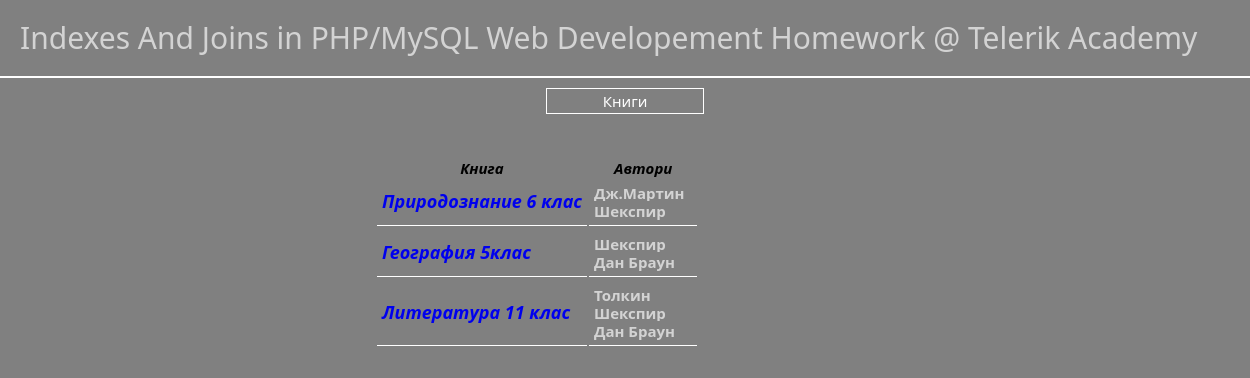
/homework5/booksList.php?authorID=3, run on the app's committed database.
### tables this page shows
CREATE TABLE IF NOT EXISTS `books_authors` (
  `book_id` int(11) NOT NULL,
  `author_id` int(11) NOT NULL
);

CREATE TABLE IF NOT EXISTS `books` (
  `book_id` int(11) NOT NULL AUTO_INCREMENT,
  `book_title` varchar(50) NOT NULL,
  PRIMARY KEY (`book_id`)
);

CREATE TABLE IF NOT EXISTS `authors` (
  `author_id` int(11) NOT NULL AUTO_INCREMENT,
  `author_name` varchar(50) NOT NULL,
  PRIMARY KEY (`author_id`)
);

### homework5/booksList.php (the view, shortened to what this page needs)
<?php
require './includes/globals.php';
include './includes/header.php';
?>
<div class="index-btn"><a href="index.php">Книги</a></div>
<div class="table-wrapper">
<table>
<tr><th>Книга</th><th>Автори</th></tr>
<?php
        if ($connection) {
            if (isset($_GET['authorID']) && is_numeric($_GET['authorID'])) {
                $getAllBooksByAuthorQuery = mysqli_query($connection, 'SELECT * FROM authors INNER JOIN books_authors ON authors.author_id=books_authors.author_id INNER JOIN books ON books_authors.book_id=books.book_id WHERE authors.author_id="'.$_GET['authorID'].'"');
                if ($getAllBooksByAuthorQuery->num_rows > 0) {
                     while ($row=$getAllBooksByAuthorQuery->fetch_assoc()) {
                        echo '<tr><td><div class="book-title"><a href="book.php?book_id='.$row['book_id'].'">'.$row['book_title'].'</a></div></td><td>';
                        $getAllAuthorsForGivenBookQuery = mysqli_query($connection, 'SELECT * FROM authors INNER JOIN books_authors ON authors.author_id=books_authors.author_id INNER JOIN books ON books_authors.book_id=books.book_id WHERE book_title="'.$row['book_title'].'"');
                        while ($row2=$getAllAuthorsForGivenBookQuery->fetch_assoc()) {
                            echo '<div class="author-name"><a href="booksList.php?authorID='.$row2['author_id'].'">'.$row2['author_name'].' </a></div>';
                        }
                     echo '</td><tr>';
                     }
                }
                else {
                    echo '<div class="error-msg">No such author or no books added with this author</div>';
                }
            }
            else {
                echo '<div class="error-msg">No such author</div>';
            }
        }
        else    {
            echo 'No connection to database - '.mysqli_connect_error();
        }
?>
</table>
</div>
<?php
include './includes/footer.php';
?>

### data on the page
books_authors: book.book_title "Природознание 6 клас", author.author_name "Шекспир"
books_authors: author.author_name "Дж.Мартин"
books_authors: book.book_title "География 5клас", author.author_name "Шекспир"
books_authors: author.author_name "Дан Браун"
books_authors: book.book_title "Литература 11 клас", author.author_name "Шекспир"
books_authors: author.author_name "Толкин"
books_authors: author.author_name "Дан Браун"
